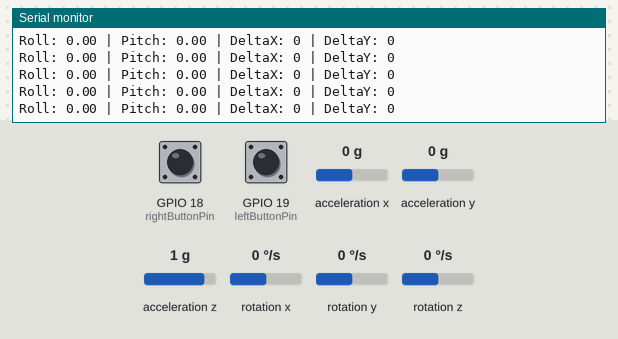
Simulated run of this sketch. Board: ESP32. Parts: the last lines printed to the serial monitor. The test bench sets the inputs (shaded band); at power-on: GPIO 18 (rightButtonPin) HIGH, GPIO 19 (leftButtonPin) HIGH, acceleration x 0 g, acceleration y 0 g, acceleration z 1 g, rotation x 0 °/s, rotation y 0 °/s, rotation z 0 °/s. USB keyboard and mouse output is not drawn.

Above: at 2.3 s.
2.4 s: GPIO 18 (rightButtonPin) pulled LOW for 0.15 s
4.0 s: GPIO 19 (leftButtonPin) pulled LOW for 0.15 s
5.6 s: acceleration x set to -1.4 g
At 6.6 s:
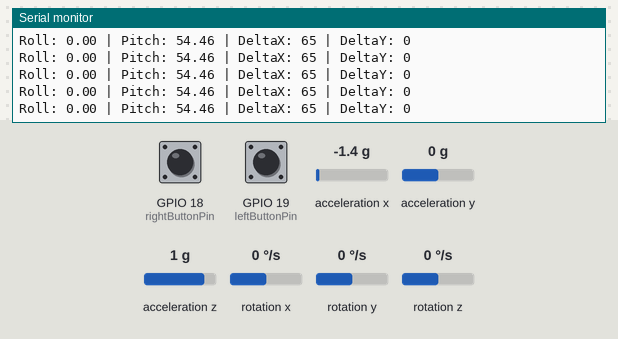
7.1 s: acceleration y set to -1.4 g
At 8.0 s:
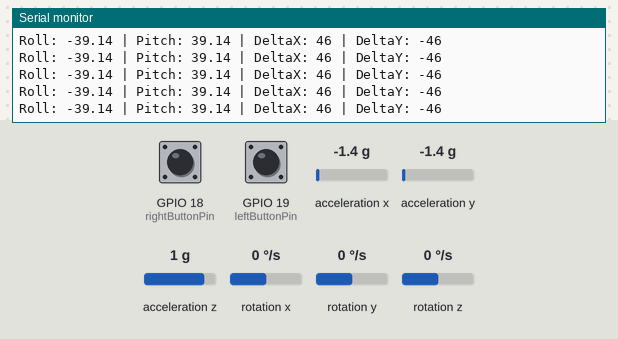
8.6 s: acceleration z set to -1.4 g
At 9.1 s:
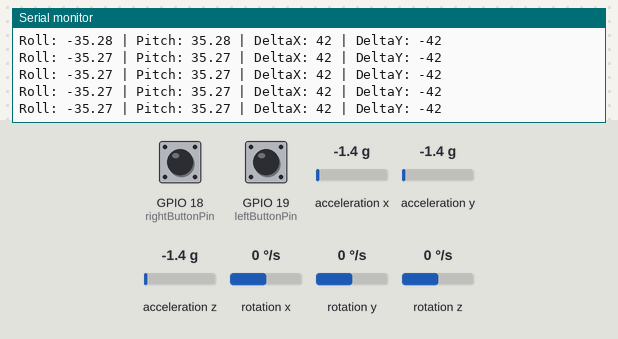
Timing chart, 0 to 11.1 s (numbered marks = the images above; inputs shaded):
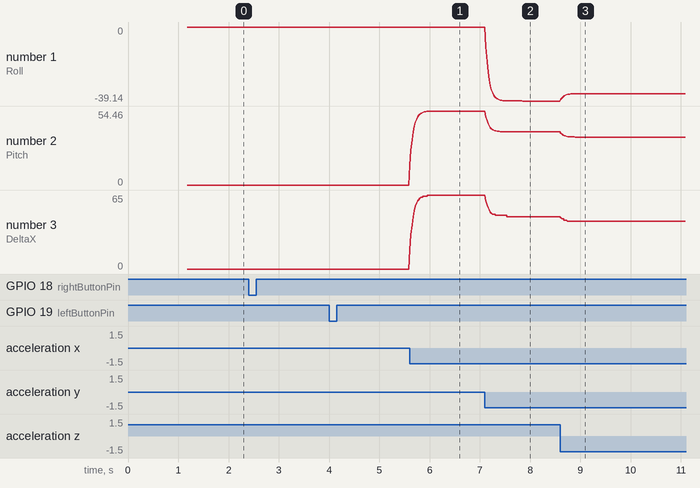

Measured:
- after the input at 5.6 s, the serial monitor: prints a new line at once (image 1)
- after the input at 7.1 s, the serial monitor: prints a new line at once (image 2)
- after the input at 8.6 s, the serial monitor: prints a new line at once (image 3)
- plotted number 1: 0 → -39.14 after the input at 7.1 s, -39.14 → -35.26 after the input at 8.6 s
- plotted number 2: 0 → 54.46 after the input at 5.6 s, 54.46 → 39.14 after the input at 7.1 s, 39.14 → 35.26 after the input at 8.6 s
- plotted number 3: 0 → 65 after the input at 5.6 s, 46 → 42 after the input at 8.6 s

The sketch:

esp32_magic_remote.ino
```cpp
#include "BleMouse.h"    // Include the Bluetooth Mouse library
#include <Wire.h>
#include <MPU6050.h>

// Create a BluetoothMouse object
BleMouse bleMouse;

// MPU6050 object
MPU6050 gyro;

// Sensitivity for cursor movement
float sensitivity = 1.2;  // Reduced sensitivity for smoother control

// Variables for accelerometer readings and angles
float axx = 0;
float ayy = 0;
float azz = 0;
float roll = 0;  // Angle around X-axis
float pitch = 0; // Angle around Y-axis

// Kalman filter variables
float roll_est = 0, roll_err = 1;
float pitch_est = 0, pitch_err = 1;
float process_noise = 0.01; // Process noise
float measurement_noise = 0.1; // Measurement noise

// Offset for calibration
float ay_offset = 0.0;

// Button pin setup
const int leftButtonPin  = 19; // Left mouse button on GPIO 19
const int rightButtonPin = 18; // Right mouse button on GPIO 18

// Track button states
bool leftPressed = false;
bool rightPressed = false;

void setup() {
  Serial.begin(115200);

  Wire.begin();
  gyro.initialize();

  // Calibration
  int numSamples = 100;
  int16_t ax, ay, az;
  for (int i = 0; i < numSamples; i++) {
    gyro.getAcceleration(&ax, &ay, &az);
    ay_offset += ay / 16384.0;
    delay(10);
  }
  ay_offset /= numSamples;

  bleMouse.begin();
  Serial.println("Bluetooth Mouse is ready to pair");

  pinMode(leftButtonPin, INPUT_PULLUP);
  pinMode(rightButtonPin, INPUT_PULLUP);
}

float kalmanFilter(float measurement, float &estimate, float &error) {
  error += process_noise;
  float kalman_gain = error / (error + measurement_noise);
  estimate += kalman_gain * (measurement - estimate);
  error *= (1 - kalman_gain);
  return estimate;
}

void loop() {
  if (bleMouse.isConnected()) {
    int16_t ax, ay, az;
    gyro.getAcceleration(&ax, &ay, &az);

    axx = ax / 16384.0;
    ayy = (ay / 16384.0) - ay_offset;
    azz = az / 16384.0;

    float roll_means = atan2(ayy, sqrt(axx * axx + azz * azz)) * 180 / PI;
    float pitch_means = atan2(-axx, sqrt(ayy * ayy + azz * azz)) * 180 / PI;

    roll = kalmanFilter(roll_means, roll_est, roll_err);
    pitch = kalmanFilter(pitch_means, pitch_est, pitch_err);

    // Reduced sensitivity movement
    int deltaY = roll * sensitivity;
    int deltaX = pitch * sensitivity;

    // Bigger deadzone → more stable control
    if (abs(roll) < 4) deltaY = 0;
    if (abs(pitch) < 4) deltaX = 0;

    bleMouse.move(deltaX, -deltaY);

    Serial.print("Roll: "); Serial.print(roll);
    Serial.print(" | Pitch: "); Serial.print(pitch);
    Serial.print(" | DeltaX: "); Serial.print(deltaX);
    Serial.print(" | DeltaY: "); Serial.println(deltaY);

    // ----- Buttons -----
    bool leftState = (digitalRead(leftButtonPin) == LOW);
    bool rightState = (digitalRead(rightButtonPin) == LOW);

    if (leftState && !leftPressed) {
      bleMouse.press(MOUSE_LEFT);
      leftPressed = true;
      Serial.println("Left Button DOWN");
    } else if (!leftState && leftPressed) {
      bleMouse.release(MOUSE_LEFT);
      leftPressed = false;
      Serial.println("Left Button UP");
    }

    if (rightState && !rightPressed) {
      bleMouse.press(MOUSE_RIGHT);
      rightPressed = true;
      Serial.println("Right Button DOWN");
    } else if (!rightState && rightPressed) {
      bleMouse.release(MOUSE_RIGHT);
      rightPressed = false;
      Serial.println("Right Button UP");
    }

    delay(20);
  } else {
    Serial.println("Mouse not connected");
    delay(1000);
  }
}
```
